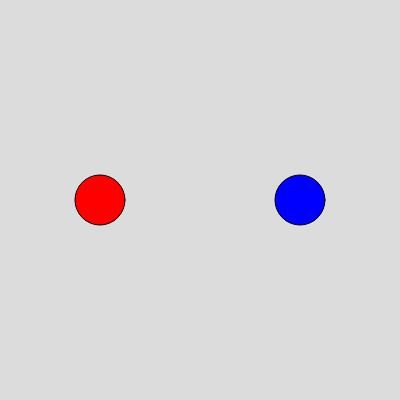
Frame 1 (no input)
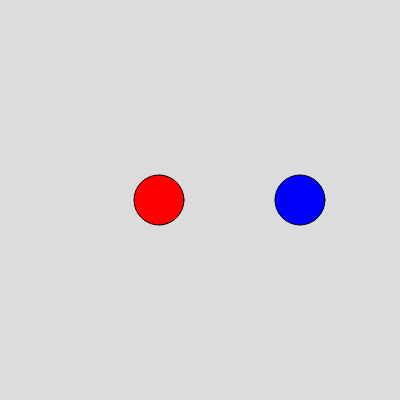
Frame 60 (no input)
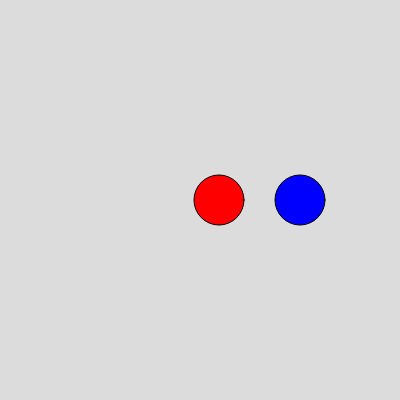
Frame 120 (the mouse pressed at the canvas centre since frame 60)

The p5.js sketch that drew these frames (run headless with seeded random() and noise() and a simulated clock; from frame 60 on, the mouse is pressed at the canvas centre):

// p5.js sketch
// ── sketch.js
class Shape {
  constructor(x, y, size, color) {
    this.x = x;
    this.y = y;
    this.size = size;
    this.color = color;
  }

  display() {
    fill(this.color);
    ellipse(this.x, this.y, this.size);
  }

  update(dx, dy) {
    this.x += dx;
    this.y += dy;
  }
}

function isOverlapping(shape1, shape2) {
  return dist(shape1.x, shape1.y, shape2.x, shape2.y) < (shape1.size + shape2.size) / 2;
}

let shape1, shape2;

function setup() {
  createCanvas(400, 400);
  shape1 = new Shape(100, 200, 50, 'red');
  shape2 = new Shape(300, 200, 50, 'blue');
}

function draw() {
  background(220);
  shape1.display();
  shape2.display();
  shape1.update(1, 0);
  if (isOverlapping(shape1, shape2)) {
    shape1.color = 'green';
    shape2.color = 'green';
  }
}
